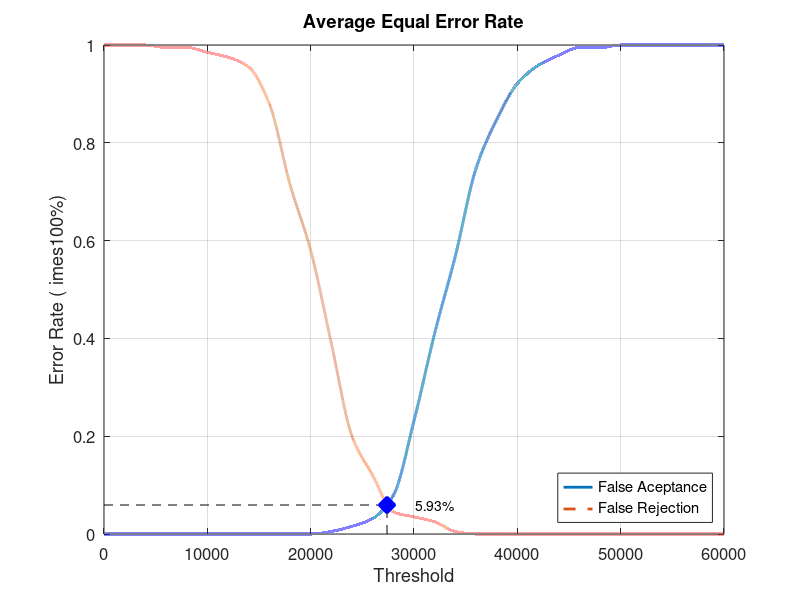
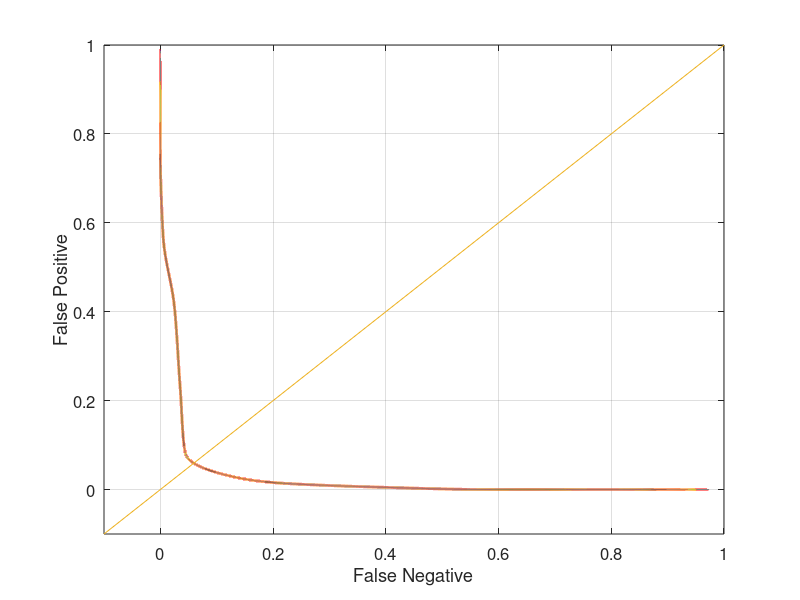

Write MATLAB code to recreate these figures, in order.
close all;
clear;
clc;
x = 0:2000:60000;
xq = 0:0.5:60000;

y0 = [0 0 0 0 0 0 0 0 0 0 0 0.00526316 0.0157895 0.0315789 0.0789474 0.231579 0.410526 0.568421 0.747368 0.847368 0.921053 0.957895 0.978947 0.994737 0.994737 1 1 1 1 1 1]
yy0 = interp1(x, y0, xq, 'pchip');
y1 = [1 1 1 0.995 0.995 0.985 0.975 0.955 0.88 0.715 0.58 0.39 0.2 0.12 0.045 0.035 0.025 0.005 0 0 0 0 0 0 0 0 0 0 0 0 0]
yy1 = interp1(x, y1, xq, 'pchip');

% Calculating EER: 
y2 = abs(y0 - y1);
find(y2 == min(y2))
yy2 = abs(yy0 - yy1);
xEER = find(yy2 == min(yy2));
xEERIndex = xq(xEER) % X-axis EER
yEER = yy0(xEER) % Y-axis EER

main = figure
plot(xq, yy0,'-','LineWidth', 2);	hold on
plot(xq, yy1,'--','LineWidth', 2);	hold on
plot([xEERIndex xEERIndex], [0 yEER], 'k--');	hold on
plot([0 xEERIndex], [yEER yEER], 'k--');	hold on
plot(xEERIndex, yEER, 'bx', 'LineWidth', 10);	hold on
text(xEERIndex + 10 * xEERIndex / 100, yEER, [num2str(round((10000 * yEER)) / 100) '%'])
legend('False Aceptance', 'False Rejection', 'Location', 'SouthEast')
xlabel('Threshold')
ylabel('Error Rate (	imes100%)')
title('Average Equal Error Rate')
set(gca, 'FontSize', 12)
axis([0 60000 0 1])
grid on

print(main, 'Database3_4Main', '-dpng');
FNRxFPR = figure('Color', [1 1 1]);
plot(yy1, yy0, '-', yy1, yy0, 'LineWidth', 2);
hold on
y = -0.1:0.1:1
plot(y, y); 
set(gca, 'FontSize', 12)
xlabel('False Negative')
ylabel('False Positive')
axis([-0.1 1 -0.1 1])
set(gca, 'FontSize', 12)
grid on

print(FNRxFPR, 'Database3_4FNRxFPR','-dpng');
